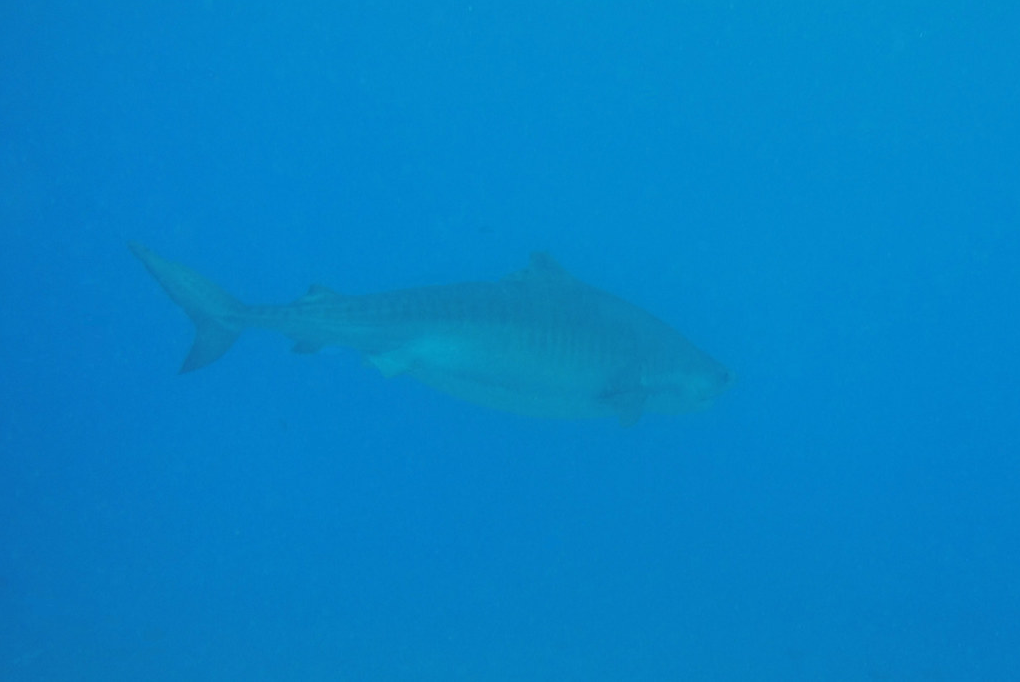
#> input picture Shark 1.PNG, 1020 x 682 px
$ python SharkAttack.py
#> lines starting #> are read from the running program, lines starting #| are printed output that depends on the picture; after the words box and inside, x2 and y2 are one past the last pixel; in counts of white or black regions, pixels touching at a corner belong together
import numpy as np
import cv2
from matplotlib import pyplot as plt
from matplotlib import image as image
import easygui

# Shark Attack !!!
# Assignment 1

# The first step is to convert to a different colourspace
# After trial and error it looked like converting to the HSV colourspace was the most effective

# the second part is to enhance the images to increase contrast
# Equalising the image increases its contrast and makes the image sharper

# the third part is to extract the fish from the image and convert the background to white
# the fourth part is to further enhance the fish
# the final part is to crop and rotate the image to contain only the shark (optional)

#step one
f = easygui.fileopenbox()
#> the answer given: Shark 1.PNG
I = cv2.imread(f)
#> I is the input picture: shape (682, 1020, 3); mean B, G, R 198.7, 130, 4
YUV = cv2.cvtColor(I, cv2.COLOR_BGR2YUV)
#> YUV: shape (682, 1020, 3); mean of channels 0, 1, 2 100.1, 176.7, 43.8
HSV = cv2.cvtColor(I, cv2.COLOR_BGR2HSV)
#> HSV: shape (682, 1020, 3); mean H, S, V 100.6, 249.8, 198.7
Edit = HSV[:,:,2]
new = YUV[:,:,1]
G = cv2.cvtColor(I, cv2.COLOR_BGR2GRAY)
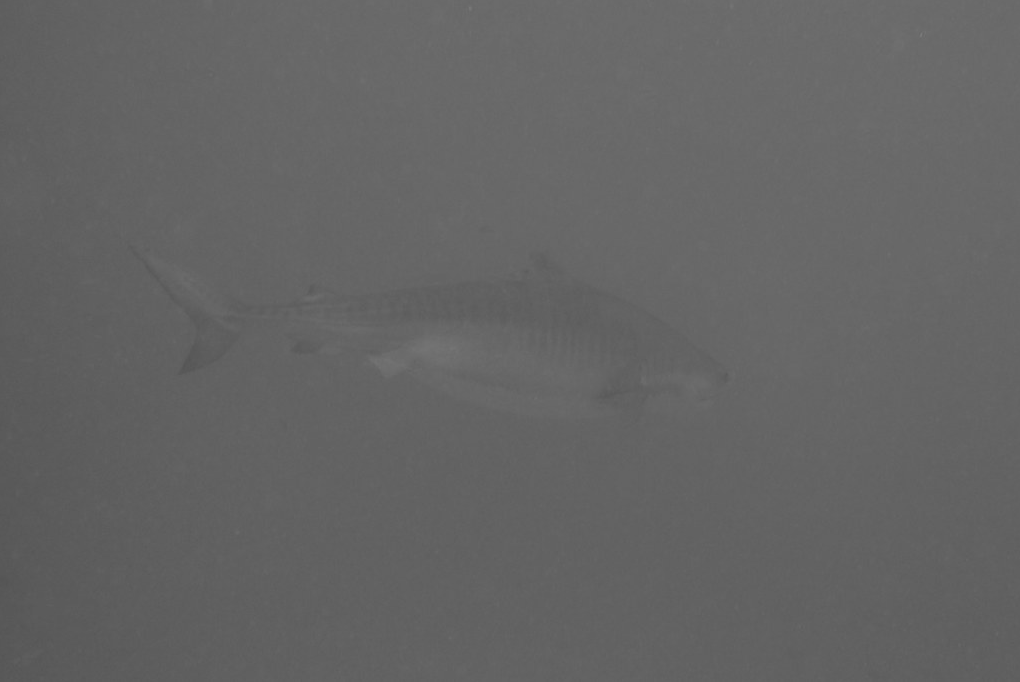
#> G: shape (682, 1020); min 84, max 123, mean 100.1

#step two
ContrastUp = cv2.equalizeHist(Edit)
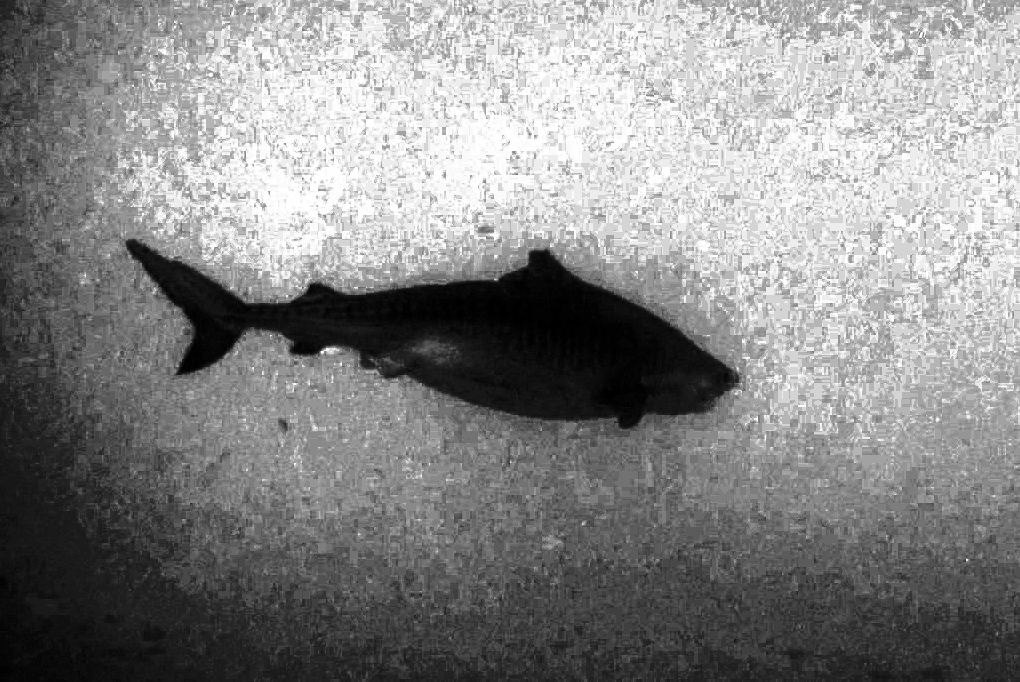
#> ContrastUp: shape (682, 1020); min 0, max 255, mean 134.5

#Kernel
k = np.array([[-1,2,-1], [2,8,2], [-1,2,-1]], dtype=float)
k = k / 12

withFilter = cv2.filter2D(I, ddepth=-1, kernel=k)


#step three
#Thresholding

T = 50
T, Simp = cv2.threshold(ContrastUp, thresh = T, maxval = 255, type = cv2.THRESH_BINARY_INV)
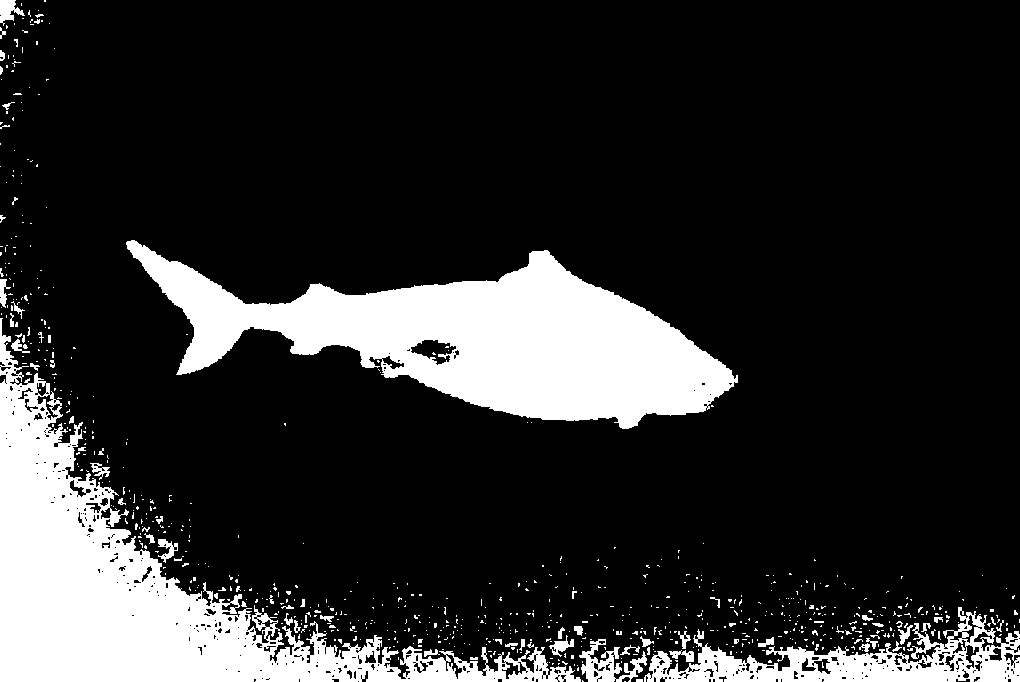
#> Simp: shape (682, 1020); 17.3% white; 758 white regions (691 under 20 px), largest, box (x1, y1, x2, y2) and area: (126, 240, 738, 429) 51516, (0, 318, 581, 682) 51235, (644, 607, 1020, 682) 10203
#> T = 50

Adapt = cv2.adaptiveThreshold(ContrastUp, maxValue = 255, adaptiveMethod = cv2.ADAPTIVE_THRESH_GAUSSIAN_C, thresholdType = cv2.THRESH_BINARY, blockSize = 7, C = 8)
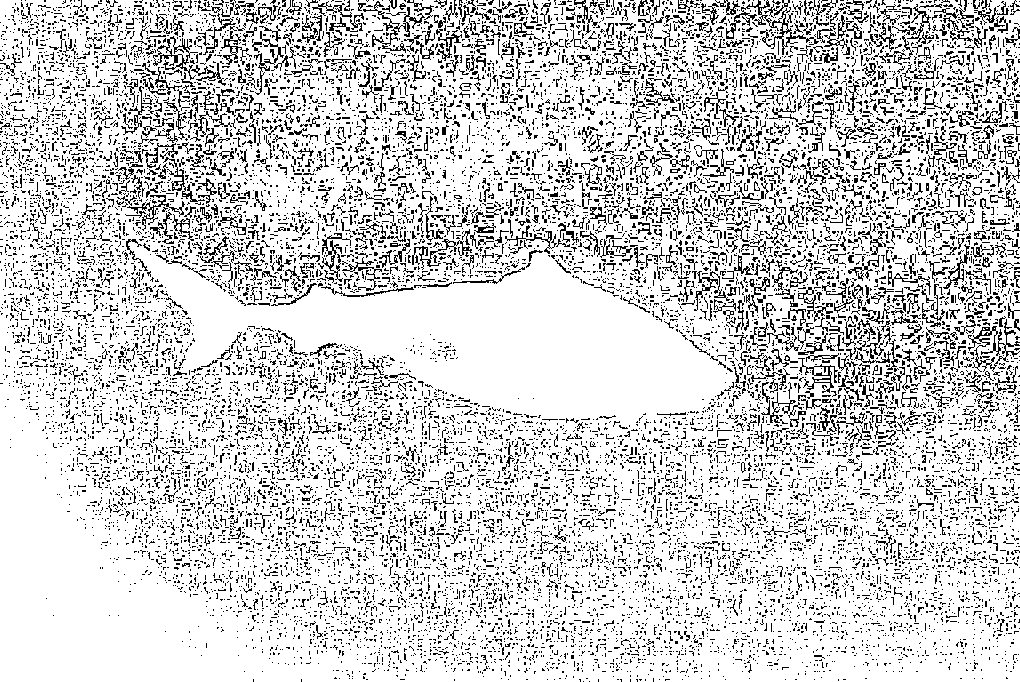
#> Adapt: shape (682, 1020); 82.2% white; black in thin lines or dots

#More Masks
shape = cv2.getStructuringElement(cv2.MORPH_RECT, (2,2))
Boundary = cv2.morphologyEx(Simp,cv2.MORPH_GRADIENT,shape)
#> Boundary: shape (682, 1020); 3.4% white in thin lines or dots
NewMask = cv2.dilate(Simp,shape)
#> NewMask: shape (682, 1020); 19.1% white; 566 white regions (455 under 20 px), largest, box (x1, y1, x2, y2) and area: (0, 318, 585, 682) 55921, (126, 240, 739, 430) 52792, (636, 607, 1020, 682) 13351

# Using Masks
ROI1 = cv2.bitwise_and(I,I,mask=Adapt)
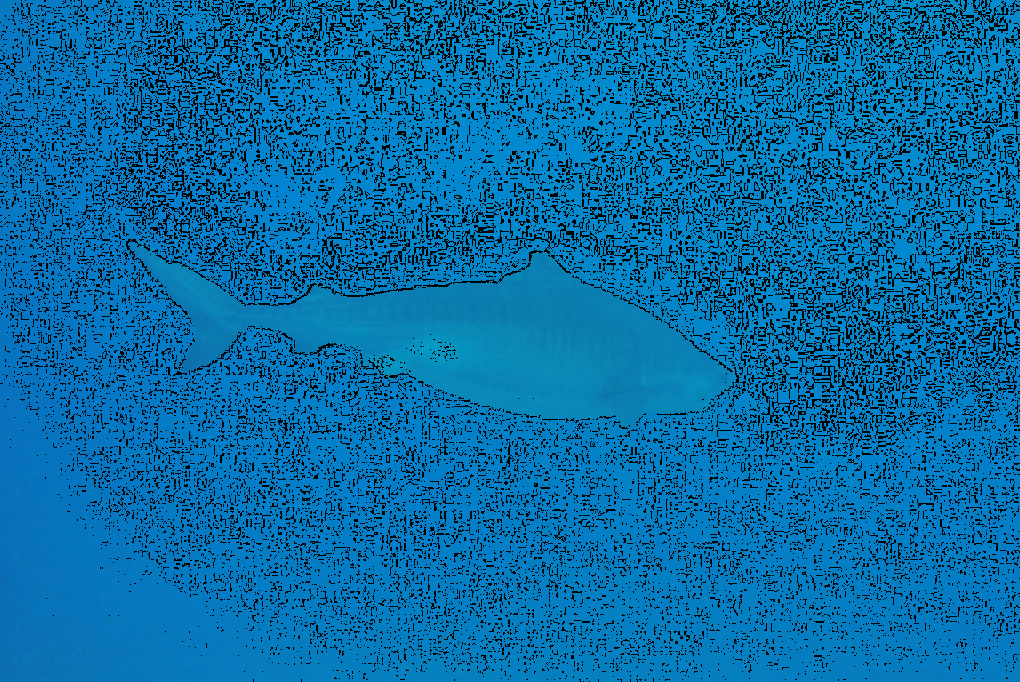
#> ROI1: shape (682, 1020, 3); mean B, G, R 162.9, 106.6, 3.6
ROI2 = cv2.bitwise_and(I,I,mask=Simp)
ROI = cv2.bitwise_and(ROI1,ROI2)
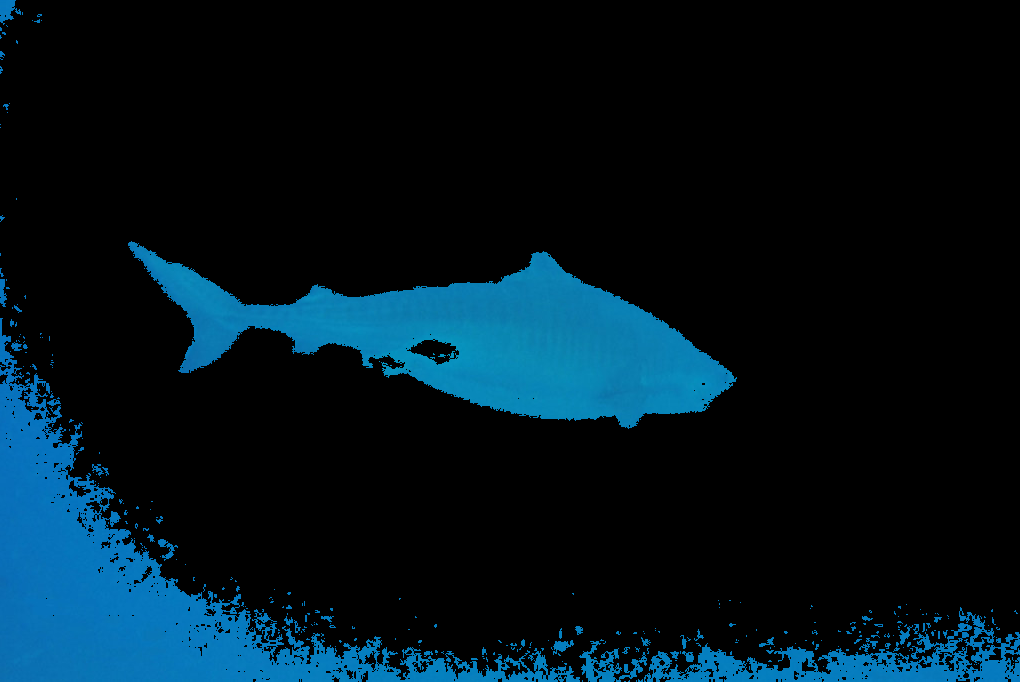
#> ROI: shape (682, 1020, 3); mean B, G, R 29.9, 20.1, 1.3

#cv2.imshow("image", Edit)
#cv2.imshow("image", G)
#cv2.imshow("imageC", ContrastUp)
cv2.imshow("image", Simp)
# [5 lines of commented-out code are left out]
key = cv2.waitKey(0)
#> (key Esc is pressed here)
cv2.destroyAllWindows()
